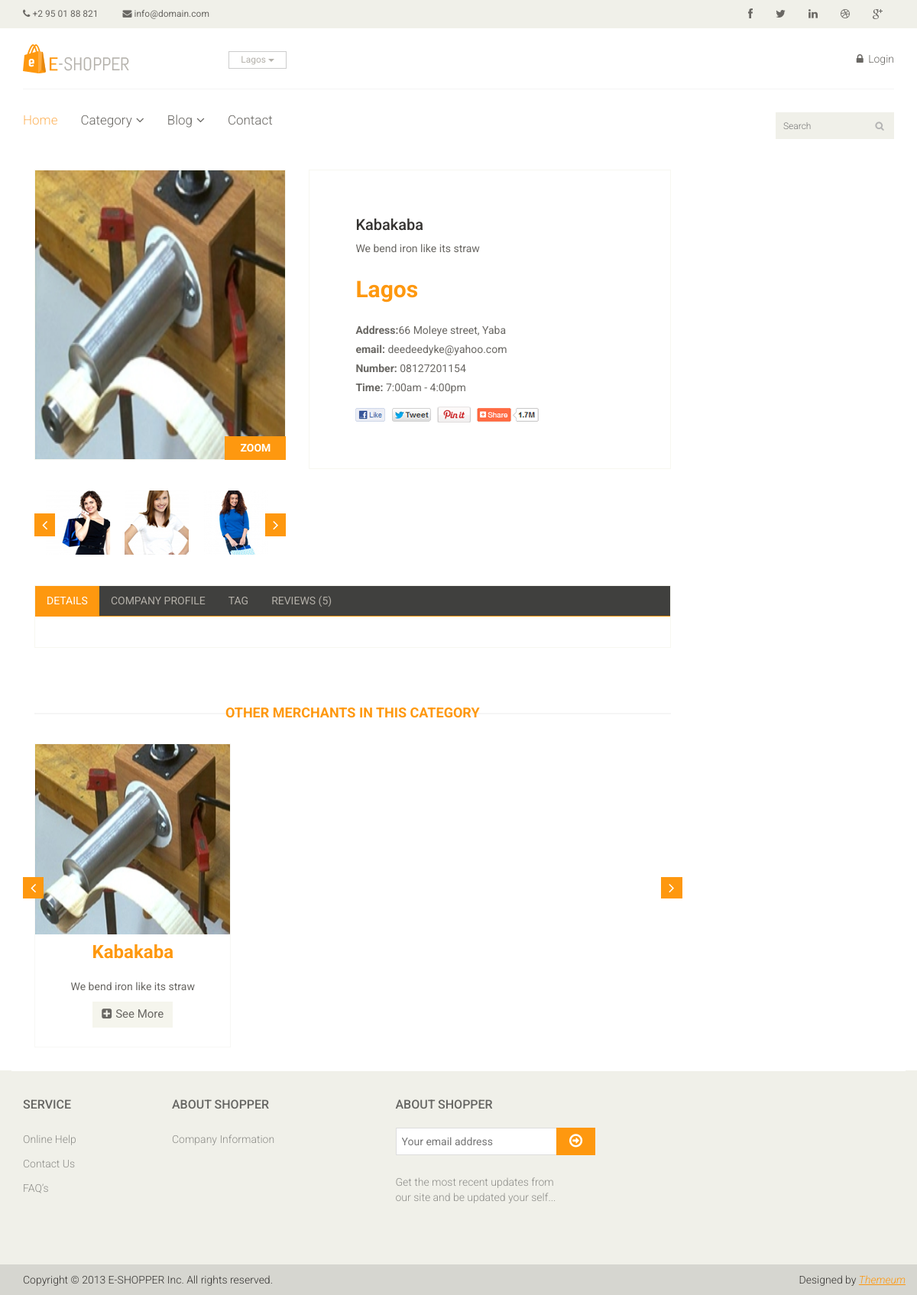
/detail/3, run on the app's committed database.
### model.py (models this page shows)
class Merchant(Base):
	__tablename__ = 'merchant'
	id = Column(Integer, primary_key=True)
	name = Column(String (100), nullable=False)
	address = Column(String(255), nullable=False)
	lga = Column(String(120), nullable=False)
	state = Column(String(25), nullable=False)
	category = Column(String(50), nullable=False)
	website = Column(String(80))
	short_desc = Column(String(100))
	long_desc = Column(String(255))
	open_time = Column(String(5))
	close_time = Column(String(5))
	img = Column(String(255))

class Email(Base):
	__tablename__ = 'email'
	id = Column(Integer, primary_key=True)
	merchant_id = Column(Integer, ForeignKey('merchant.id'))
	email = Column(String(50))
	merchant = relationship(Merchant)

class PhoneNos(Base):
	__tablename__ = 'phonenos'
	id = Column(Integer, primary_key=True)
	merchant_id = Column(Integer, ForeignKey('merchant.id'))
	phone_no = Column(String(15))
	merchant = relationship(Merchant)

### run.py (the view)
@app.route('/detail/<int:merchant_id>')
def detail(merchant_id):
    record = session.query(Merchant).filter_by(id = merchant_id).first()
    emails = session.query(Email).filter_by(id = merchant_id).all()
    phoneNos = session.query(PhoneNos).filter_by(id = merchant_id).all()
    images = session.query(Images).filter_by(id = merchant_id).all()
    merchantsInSameCategory = session.query(Merchant).filter_by(category = \
     record.category).all()
    categoryCount = session.query(CategoryClicksCount).filter_by(name = \
        record.category).first()
    categoryCount.count += 1
    session.add(categoryCount)
    viewsCount = session.query(MerchantViewsCount).filter_by(id = \
        merchant_id).first()
    viewsCount.viewsCount += 1
    session.add(viewsCount)
    session.commit()
    return render_template('merchant-details.html',
                            selectedMerchant=record,
                            emails=emails,
                            phoneNos=phoneNos,
                            images=images,
                            merchantsInSameCategory=merchantsInSameCategory)

### templates/merchant-details.html (shortened to what this page needs)
<!DOCTYPE html>
<html>
<head>
    <link href="{{ url_for('static', filename='css/bootstrap.min.css') }}" rel="stylesheet">
    <link href="{{ url_for('static', filename='css/font-awesome.min.css') }}" rel="stylesheet">
    <link href="{{ url_for('static', filename='css/prettyPhoto.css') }}" rel="stylesheet">
    <link href="{{ url_for('static', filename='css/price-range.css') }}" rel="stylesheet">
    <link href="{{ url_for('static', filename='css/animate.css') }}" rel="stylesheet">
	<link href="{{ url_for('static', filename='css/main.css') }}" rel="stylesheet">
	<link href="{{ url_for('static', filename='css/responsive.css') }}" rel="stylesheet">
</head>
<body>
	<header id="header">
		<div class="header_top">
			<div class="container">
				<div class="row">
					<div class="col-sm-6">
						<div class="contactinfo">
							<ul class="nav nav-pills">
								<li><a href="#"><i class="fa fa-phone"></i> +2 95 01 88 821</a></li>
								<li><a href="#"><i class="fa fa-envelope"></i> info@domain.com</a></li>
							</ul>
						</div>
					</div>
					<div class="col-sm-6">
						<div class="social-icons pull-right">
							<ul class="nav navbar-nav">
								<li><a href="#"><i class="fa fa-facebook"></i></a></li>
								<li><a href="#"><i class="fa fa-twitter"></i></a></li>
								<li><a href="#"><i class="fa fa-linkedin"></i></a></li>
								<li><a href="#"><i class="fa fa-dribbble"></i></a></li>
								<li><a href="#"><i class="fa fa-google-plus"></i></a></li>
							</ul>
						</div>
					</div>
				</div>
			</div>
		</div>
		<div class="header-middle">
			<div class="container">
				<div class="row">
					<div class="col-sm-4">
						<div class="logo pull-left">
							<a href="index.html"><img src="{{ url_for('static', filename='images/home/logo.png') }}" alt="" /></a>
						</div>
						<div class="btn-group pull-right">
							<div class="btn-group">
								<button type="button" class="btn btn-default dropdown-toggle usa" data-toggle="dropdown">
									Lagos
									<span class="caret"></span>
								</button>
							</div>
						</div>
					</div>
					<div class="col-sm-8">
						<div class="shop-menu pull-right">
							<ul class="nav navbar-nav">
								<li><a href="login.html"><i class="fa fa-lock"></i> Login</a></li>
							</ul>
						</div>
					</div>
				</div>
			</div>
		</div>
		<div class="header-bottom">
			<div class="container">
				<div class="row">
					<div class="col-sm-9">
						<div class="mainmenu pull-left">
							<ul class="nav navbar-nav collapse navbar-collapse">
								<li><a href="{{ url_for('home') }}" class="active">Home</a></li>
								<li class="dropdown"><a href="#">Category<i class="fa fa-angle-down"></i></a>
                                </li>
								<li class="dropdown"><a href="#">Blog<i class="fa fa-angle-down"></i></a>
                                </li>
								<li><a href="contact-us.html">Contact</a></li>
							</ul>
						</div>
					</div>
					<div class="col-sm-3">
						<form method="get" action="{{ url_for('search') }}" role="search">
							<div class="search_box pull-right">
								<input type="text" name="search" placeholder="Search"/>
							</div>
						</form>
					</div>
				</div>
			</div>
		</div>
	</header>
	<section>
		<div class="container">
			<div class="row">
				<div class="col-sm-9 padding-right">
					<div class="product-details">
						<div class="col-sm-5">
							<div class="view-product">
								<img src="{{ url_for('static', filename= selectedMerchant.img) }}" alt="" />
								<h3>ZOOM</h3>
							</div>
							<div id="similar-product" class="carousel slide" data-ride="carousel">
								    <div class="carousel-inner">
										<div class="item active">
										  <a href=""><img src="{{ url_for('static', filename='images/product-details/similar1.jpg') }}" alt=""></a>
										  <a href=""><img src="{{ url_for('static', filename='images/product-details/similar2.jpg') }}" alt=""></a>
										  <a href=""><img src="{{ url_for('static', filename='images/product-details/similar3.jpg') }}" alt=""></a>
										</div>
									</div>
								  <a class="left item-control" href="#similar-product" data-slide="prev">
									<i class="fa fa-angle-left"></i>
								  </a>
								  <a class="right item-control" href="#similar-product" data-slide="next">
									<i class="fa fa-angle-right"></i>
								  </a>
							</div>
						</div>
						<div class="col-sm-7">
							<div class="product-information">
								<h2>{{ selectedMerchant.name }}</h2>
								<p>{{ selectedMerchant.short_desc }}</p>
								<span>
									<span>{{ selectedMerchant.state }}</span>
								</span>
								<p><b>Address:</b>{{ selectedMerchant.address }}</p>
								{% for email in emails %}
									<p><b>email:</b> {{ email.email }}</p>
								{% endfor %}
								{% for phoneNo in phoneNos %}
									<p><b>Number:</b> {{ phoneNo.phone_no }}</p>
								{% endfor %}
								<p><b>Time:</b> {{ selectedMerchant.open_time}} - {{selectedMerchant.close_time }}</p>
								<a href=""><img src="{{ url_for('static', filename='images/product-details/share.png') }}" class="share img-responsive"  alt="" /></a>
							</div>
						</div>
					</div>
					<div class="category-tab shop-details-tab">
						<div class="col-sm-12">
							<ul class="nav nav-tabs">
								<li class="active"><a href="#details" data-toggle="tab">Details</a></li>
								<li><a href="#companyprofile" data-toggle="tab">Company Profile</a></li>
								<li><a href="#tag" data-toggle="tab">Tag</a></li>
								<li><a href="#reviews" data-toggle="tab">Reviews (5)</a></li>
							</ul>
						</div>
					</div>
					{% if merchantsInSameCategory %}
						<div class="recommended_items">
							<h2 class="title text-center">Other merchants in this category</h2>
							<div id="recommended-item-carousel" class="carousel slide" data-ride="carousel">
								<div class="carousel-inner">
									<div class="item active">
									{% for merchant in merchantsInSameCategory %}
										<div class="col-sm-4">
											<div class="product-image-wrapper">
												<div class="single-products">
													<div class="productinfo text-center">
														<img src="{{ url_for('static', filename=merchant.img) }}" alt="" />
														<h2>{{ merchant.name }}</h2>
														<p>{{ merchant.short_desc }}</p>
														<a href="#" class="btn btn-default add-to-cart"><i class="fa fa-plus-square"></i>See More</a>
													</div>
												</div>
											</div>
										</div>
									{% endfor %}
									</div>
								</div>
								<a class="left recommended-item-control" href="#recommended-item-carousel" data-slide="prev">
									<i class="fa fa-angle-left"></i>
								</a>
								<a class="right recommended-item-control" href="#recommended-item-carousel" data-slide="next">
									<i class="fa fa-angle-right"></i>
								</a>
							</div>
						</div>
					{% endif %}
				</div>
			</div>
		</div>
	</section>
	<footer id="footer">
		<div class="footer-widget">
			<div class="container">
				<div class="row">
					<div class="col-sm-2">
						<div class="single-widget">
							<h2>Service</h2>
							<ul class="nav nav-pills nav-stacked">
								<li><a href="#">Online Help</a></li>
								<li><a href="#">Contact Us</a></li>
								<li><a href="#">FAQ’s</a></li>
							</ul>
						</div>
					</div>
					<div class="col-sm-2">
						<div class="single-widget">
							<h2>About Shopper</h2>
							<ul class="nav nav-pills nav-stacked">
								<li><a href="#">Company Information</a></li>
							</ul>
						</div>
					</div>
					<div class="col-sm-3 col-sm-offset-1">
						<div class="single-widget">
							<h2>About Shopper</h2>
							<form action="#" class="searchform">
								<input type="text" placeholder="Your email address" />
								<button type="submit" class="btn btn-default"><i class="fa fa-arrow-circle-o-right"></i></button>
								<p>Get the most recent updates from <br />our site and be updated your self...</p>
							</form>
						</div>
					</div>
				</div>
			</div>
		</div>
		<div class="footer-bottom">
			<div class="container">
				<div class="row">
					<p class="pull-left">Copyright © 2013 E-SHOPPER Inc. All rights reserved.</p>
					<p class="pull-right">Designed by <span><a target="_blank" href="http://www.themeum.com">Themeum</a></span></p>
				</div>
			</div>
		</div>
	</footer>
</body>
</html>

### data on the page
Merchant: img (picture), name "Kabakaba", short_desc "We bend iron like its straw", state "Lagos", address "66 Moleye street, Yaba", open_time "7:00am", close_time "4:00pm"
Email: email "deedeedyke@yahoo.com"
PhoneNos: phone_no "08127201154"
